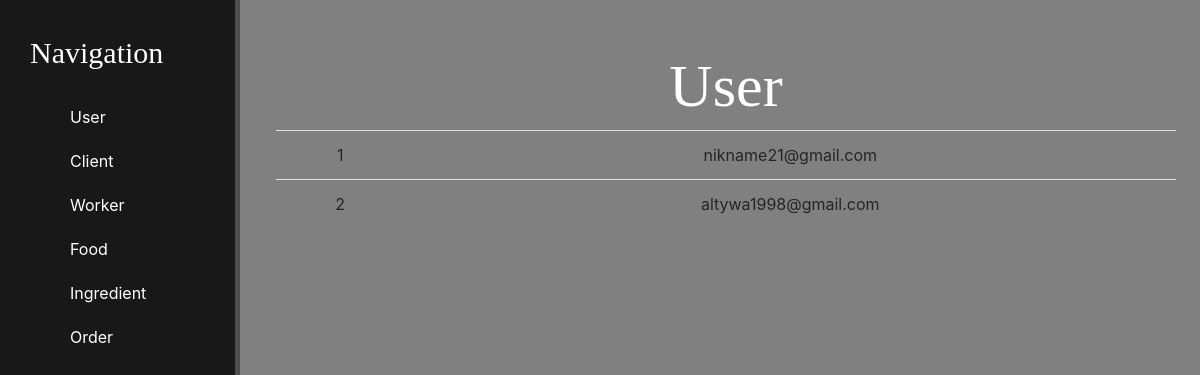
/user, run on the app's committed database.
### ordering/models.py (models this page shows, shortened)
class User(models.Model):
    email = models.CharField(max_length=20)
    password = models.CharField(max_length=30)

### ordering/views.py (the view)
# urls.py: path("user", views.user, name="user"),
def user(request):
    users = models.User.objects.all()
    return render(request, "user.html", context={"users": users})

### ordering/templates/user.html (shortened to what this page needs)
{% extends "base.html" %}
{% block content %}
<h2>User</h2>
<table class="table table-hover">
  {% if users %}
    {% for user in users %}
        <tr>
          <td>{{user.id}}</td>
          <td>{{user.email}}</td>
        </tr>
    {% endfor %}
  {% endif %}
  </table>
{% endblock content %}

### ordering/static/css/main.css (style rules this page uses)
body { background: grey; }
main h2 { font-family: Georgia, serif; font-size: 60px; }

### data on the page
User: id "1", email "nikname21@gmail.com"
User: id "2", email "altywa1998@gmail.com"
